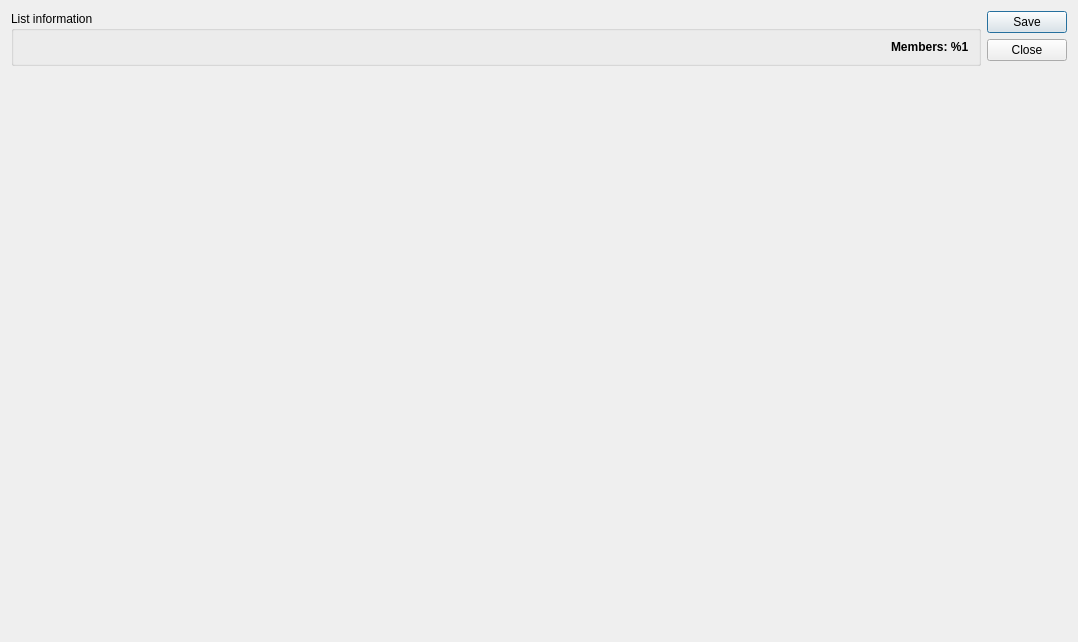
<?xml version="1.0" encoding="UTF-8"?>
<ui version="4.0">
 <class>ListDetailsDialog</class>
 <widget class="QDialog" name="ListDetailsDialog">
  <property name="geometry">
   <rect>
    <x>0</x>
    <y>0</y>
    <width>1078</width>
    <height>642</height>
   </rect>
  </property>
  <property name="windowTitle">
   <string>List details</string>
  </property>
  <layout class="QHBoxLayout" name="horizontalLayout">
   <item>
    <layout class="QVBoxLayout" name="verticalLayout" stretch="0,1">
     <item>
      <widget class="QGroupBox" name="groupBox">
       <property name="title">
        <string>List information</string>
       </property>
       <layout class="QGridLayout" name="gridLayout" columnstretch="0,5,0">
        <item row="0" column="0">
         <widget class="QLabel" name="typeLabel">
          <property name="text">
           <string/>
          </property>
         </widget>
        </item>
        <item row="0" column="1">
         <widget class="QLabel" name="nameLabel">
          <property name="text">
           <string/>
          </property>
         </widget>
        </item>
        <item row="0" column="2">
         <widget class="QLabel" name="totalStudentsLabel">
          <property name="font">
           <font>
            <weight>75</weight>
            <bold>true</bold>
           </font>
          </property>
          <property name="text">
           <string>Members: %1</string>
          </property>
         </widget>
        </item>
       </layout>
      </widget>
     </item>
     <item>
      <widget class="paso::widget::AddRemoveEntitiesForm" name="addRemoveEntitiesForm" native="true"/>
     </item>
    </layout>
   </item>
   <item>
    <widget class="QDialogButtonBox" name="buttonBox">
     <property name="orientation">
      <enum>Qt::Vertical</enum>
     </property>
     <property name="standardButtons">
      <set>QDialogButtonBox::Close|QDialogButtonBox::Save</set>
     </property>
    </widget>
   </item>
  </layout>
 </widget>
 <customwidgets>
  <customwidget>
   <class>paso::widget::AddRemoveEntitiesForm</class>
   <extends>QWidget</extends>
   <header>addremoveentitiesform.h</header>
   <container>1</container>
  </customwidget>
 </customwidgets>
 <resources/>
 <connections>
  <connection>
   <sender>buttonBox</sender>
   <signal>accepted()</signal>
   <receiver>ListDetailsDialog</receiver>
   <slot>accept()</slot>
   <hints>
    <hint type="sourcelabel">
     <x>248</x>
     <y>254</y>
    </hint>
    <hint type="destinationlabel">
     <x>157</x>
     <y>274</y>
    </hint>
   </hints>
  </connection>
  <connection>
   <sender>buttonBox</sender>
   <signal>rejected()</signal>
   <receiver>ListDetailsDialog</receiver>
   <slot>reject()</slot>
   <hints>
    <hint type="sourcelabel">
     <x>316</x>
     <y>260</y>
    </hint>
    <hint type="destinationlabel">
     <x>286</x>
     <y>274</y>
    </hint>
   </hints>
  </connection>
 </connections>
</ui>
